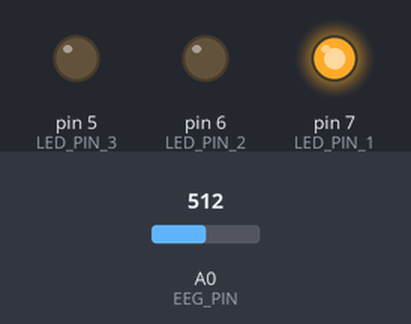
Bench run of a sketch on a simulated Arduino Uno, built with avr-gcc and run on an emulated ATmega328P. Parts: output pins drawn as LEDs (lit = HIGH). The test bench sets the inputs (shaded band); at power-on: A0 (EEG_PIN) = 512. What the sketch prints to the serial monitor is not drawn.

Above: at 0.1 s.
Timing chart, 0 to 1.6 s (numbered marks = the images above):
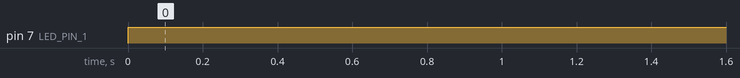

Measured:
- by itself, pin 7 (LED_PIN_1): LOW → HIGH at 0.00 s

The sketch:

FinalProject.ino
```cpp
#include <avr/wdt.h>
#include <EEGLED.h>

const int EEG_PIN = A0;
int eegValue;    // EEG value within the range
const int LED_PIN_1 = 7;    // digital pin for LED 1
const int LED_PIN_2 = 6;    // digital pin for LED 2
const int LED_PIN_3 = 5;    // digital pin for LED 3

ledChange myLed(eegValue);  // Create an instance of ledChange with initial EEG value

void setup() {
  Serial.begin(9600);
  wdt_enable(WDTO_15MS);
  myLed.begin(LED_PIN_1, LED_PIN_2, LED_PIN_3);  // Initialize the library with LED pins
}

void loop() {
  eegRead();
  myLed.change();  // Call change() method to change LED state based on EEG value
  delay(10);     // Delay for readability in serial monitor
  wdt_reset(); // Watchdog timer reset
}

void eegRead(){
  eegValue = analogRead(EEG_PIN); //Reads EEG Value
  Serial.println(eegValue); // Prints EEG Value
}
```

EEGLED.h
```cpp
#ifndef EEGLED_h
#define EEGLED_h

#include "Arduino.h"

class ledChange {
  public:
    ledChange(int eegValue);  // Constructor declaration with parameter

    void begin(int pin1, int pin2, int pin3);  // Method declaration to initialize LED pins

    void change(); // Method declaration for changing LED state based on EEG value

  private:
    int _eegValue;  // Private member variable to store EEG value
    int _ledPins[3];  // Array to store LED pin numbers

    // Private methods or additional private variables can be added here
};

#endif
```
